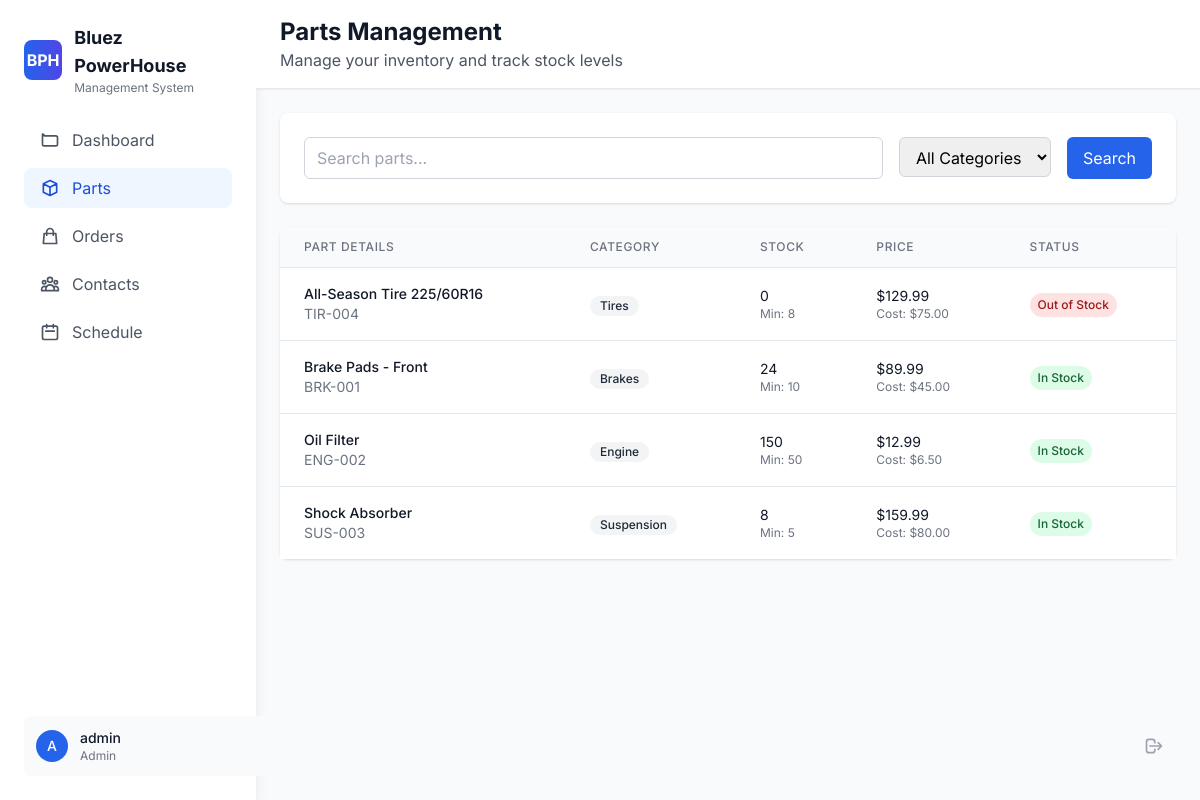
The app's page /parts (signed in) with its own data.
### flask-app/models.py (models this page shows, shortened)
class Part(db.Model):
    __tablename__ = 'parts'
    id = db.Column(db.Integer, primary_key=True)
    part_number = db.Column(db.String(50), unique=True, nullable=False)
    name = db.Column(db.String(200), nullable=False)
    description = db.Column(db.Text)
    category = db.Column(db.String(50))
    price = db.Column(db.Float, default=0.0)
    cost = db.Column(db.Float, default=0.0)
    quantity_in_stock = db.Column(db.Integer, default=0)
    minimum_stock_level = db.Column(db.Integer, default=0)
    location = db.Column(db.String(50))
    is_active = db.Column(db.Boolean, default=True)
    created_at = db.Column(db.DateTime, default=datetime.utcnow)

### flask-app/app.py (the view)
    def decorated_function(*args, **kwargs):
        if 'user_id' not in session:
            flash('Please log in to access this page.', 'warning')
            return redirect(url_for('login'))
        return f(*args, **kwargs)

### flask-app/app.py (called while the page is built)
def login_required(f):
    def decorated_function(*args, **kwargs):
        if 'user_id' not in session:
            flash('Please log in to access this page.', 'warning')
            return redirect(url_for('login'))
        return f(*args, **kwargs)
    decorated_function.__name__ = f.__name__
    return decorated_function

@app.route('/parts')
@login_required
def parts():
    try:
        search = request.args.get('search', '')
        category = request.args.get('category', '')
        query = Part.query.filter_by(is_active=True)
        if search:
            query = query.filter(
                (Part.name.contains(search)) |
                (Part.part_number.contains(search)) |
                (Part.description.contains(search))
            )
        if category:
            query = query.filter_by(category=category)
        parts_list = query.order_by(Part.name).all()
        return render_template('parts.html', parts=parts_list, search=search, category=category)
    except Exception as e:
        logger.error(f"Parts page error: {e}")
        flash('Error loading parts', 'error')
        return render_template('parts.html', parts=[])

### flask-app/templates/parts.html (shortened to what this page needs)
<!DOCTYPE html>
<html lang="en">
<head>
    <script src="https://cdn.tailwindcss.com"></script>
</head>
<body class="bg-gray-50">
    <div class="flex h-screen">
        <div class="w-64 bg-white shadow-lg">
            <div class="p-6">
                <div class="flex items-center">
                    <div class="w-10 h-10 bg-gradient-to-r from-blue-600 to-indigo-600 rounded-lg flex items-center justify-center text-white font-bold">
                        BPH
                    </div>
                    <div class="ml-3">
                        <h1 class="text-lg font-bold text-gray-900">Bluez PowerHouse</h1>
                        <p class="text-xs text-gray-500">Management System</p>
                    </div>
                </div>
            </div>
            <nav class="px-6 pb-6">
                <a href="{{ url_for('dashboard') }}" class="flex items-center px-4 py-2 text-gray-600 hover:bg-gray-50 rounded-lg mb-2">
                    <svg class="w-5 h-5 mr-3" fill="none" stroke="currentColor" viewBox="0 0 24 24">
                        <path stroke-linecap="round" stroke-linejoin="round" stroke-width="2" d="M3 7v10a2 2 0 002 2h14a2 2 0 002-2V9a2 2 0 00-2-2H5a2 2 0 00-2-2z"/>
                    </svg>
                    Dashboard
                </a>
                <a href="{{ url_for('parts') }}" class="flex items-center px-4 py-2 text-blue-700 bg-blue-50 rounded-lg mb-2">
                    <svg class="w-5 h-5 mr-3" fill="none" stroke="currentColor" viewBox="0 0 24 24">
                        <path stroke-linecap="round" stroke-linejoin="round" stroke-width="2" d="M20 7l-8-4-8 4m16 0l-8 4m8-4v10l-8 4m0-10L4 7m8 4v10M4 7v10l8 4"/>
                    </svg>
                    Parts
                </a>
                <a href="{{ url_for('orders') }}" class="flex items-center px-4 py-2 text-gray-600 hover:bg-gray-50 rounded-lg mb-2">
                    <svg class="w-5 h-5 mr-3" fill="none" stroke="currentColor" viewBox="0 0 24 24">
                        <path stroke-linecap="round" stroke-linejoin="round" stroke-width="2" d="M16 11V7a4 4 0 00-8 0v4M5 9h14l1 12H4L5 9z"/>
                    </svg>
                    Orders
                </a>
                <a href="{{ url_for('contacts') }}" class="flex items-center px-4 py-2 text-gray-600 hover:bg-gray-50 rounded-lg mb-2">
                    Contacts
                </a>
                <a href="{{ url_for('schedule') }}" class="flex items-center px-4 py-2 text-gray-600 hover:bg-gray-50 rounded-lg mb-2">
                    <svg class="w-5 h-5 mr-3" fill="none" stroke="currentColor" viewBox="0 0 24 24">
                        <path stroke-linecap="round" stroke-linejoin="round" stroke-width="2" d="M8 7V3m8 4V3m-9 8h10M5 21h14a2 2 0 002-2V7a2 2 0 00-2-2H5a2 2 0 00-2 2v12a2 2 0 002 2z"/>
                    </svg>
                    Schedule
                </a>
            </nav>
            <div class="absolute bottom-6 left-6 right-6">
                <div class="flex items-center p-3 bg-gray-50 rounded-lg">
                    <div class="w-8 h-8 bg-blue-600 rounded-full flex items-center justify-center text-white text-sm font-medium">
                        {{ session.user.username[0].upper() if session.user else 'U' }}
                    </div>
                    <div class="ml-3 flex-1">
                        <p class="text-sm font-medium text-gray-900">{{ session.user.username if session.user else 'User' }}</p>
                        <p class="text-xs text-gray-500">{{ session.user.role.title() if session.user else 'Employee' }}</p>
                    </div>
                    <a href="{{ url_for('logout') }}" class="text-gray-400 hover:text-gray-600">
                        <svg class="w-5 h-5" fill="none" stroke="currentColor" viewBox="0 0 24 24">
                            <path stroke-linecap="round" stroke-linejoin="round" stroke-width="2" d="M17 16l4-4m0 0l-4-4m4 4H7m6 4v1a3 3 0 01-3 3H6a3 3 0 01-3-3V7a3 3 0 013-3h4a3 3 0 013 3v1"/>
                        </svg>
                    </a>
                </div>
            </div>
        </div>
        <div class="flex-1 overflow-y-auto">
            <header class="bg-white shadow-sm border-b px-6 py-4">
                <h1 class="text-2xl font-bold text-gray-900">Parts Management</h1>
                <p class="text-gray-600">Manage your inventory and track stock levels</p>
            </header>
            <main class="p-6">
                <div class="bg-white rounded-lg shadow mb-6">
                    <div class="p-6">
                        <form method="GET" class="flex flex-wrap gap-4">
                            <div class="flex-1 min-w-64">
                                <input
                                    type="text"
                                    name="search"
                                    placeholder="Search parts..."
                                    value="{{ search }}"
                                    class="w-full px-3 py-2 border border-gray-300 rounded-md focus:outline-none focus:ring-2 focus:ring-blue-500 focus:border-blue-500"
                                >
                            </div>
                            <div>
                                <select name="category" class="px-3 py-2 border border-gray-300 rounded-md focus:outline-none focus:ring-2 focus:ring-blue-500 focus:border-blue-500">
                                    <option value="">All Categories</option>
                                </select>
                            </div>
                            <button type="submit" class="px-4 py-2 bg-blue-600 text-white rounded-md hover:bg-blue-700 focus:outline-none focus:ring-2 focus:ring-blue-500">
                                Search
                            </button>
                        </form>
                    </div>
                </div>
                <div class="bg-white rounded-lg shadow">
                    <div class="overflow-x-auto">
                        <table class="min-w-full divide-y divide-gray-200">
                            <thead class="bg-gray-50">
                                <tr>
                                    <th class="px-6 py-3 text-left text-xs font-medium text-gray-500 uppercase tracking-wider">Part Details</th>
                                    <th class="px-6 py-3 text-left text-xs font-medium text-gray-500 uppercase tracking-wider">Category</th>
                                    <th class="px-6 py-3 text-left text-xs font-medium text-gray-500 uppercase tracking-wider">Stock</th>
                                    <th class="px-6 py-3 text-left text-xs font-medium text-gray-500 uppercase tracking-wider">Price</th>
                                    <th class="px-6 py-3 text-left text-xs font-medium text-gray-500 uppercase tracking-wider">Status</th>
                                </tr>
                            </thead>
                            <tbody class="bg-white divide-y divide-gray-200">
                                {% if parts %}
                                    {% for part in parts %}
                                    <tr class="hover:bg-gray-50">
                                        <td class="px-6 py-4">
                                            <div>
                                                <div class="text-sm font-medium text-gray-900">{{ part.name }}</div>
                                                <div class="text-sm text-gray-500">{{ part.part_number }}</div>
                                            </div>
                                        </td>
                                        <td class="px-6 py-4 whitespace-nowrap">
                                            <span class="inline-flex items-center px-2.5 py-0.5 rounded-full text-xs font-medium bg-gray-100 text-gray-800">
                                                {{ part.category or 'Uncategorized' }}
                                            </span>
                                        </td>
                                        <td class="px-6 py-4 whitespace-nowrap">
                                            <div class="text-sm text-gray-900">{{ part.quantity_in_stock or 0 }}</div>
                                            <div class="text-xs text-gray-500">Min: {{ part.minimum_stock_level or 0 }}</div>
                                        </td>
                                        <td class="px-6 py-4 whitespace-nowrap">
                                            <div class="text-sm text-gray-900">${{ "{:,.2f}".format(part.price or 0) }}</div>
                                            {% if part.cost %}
                                            <div class="text-xs text-gray-500">Cost: ${{ "{:,.2f}".format(part.cost) }}</div>
                                            {% endif %}
                                        </td>
                                        <td class="px-6 py-4 whitespace-nowrap">
                                            {% if part.quantity_in_stock == 0 %}
                                                <span class="inline-flex items-center px-2 py-1 rounded-full text-xs font-medium bg-red-100 text-red-800">
                                                    Out of Stock
                                                </span>
                                            {% elif part.quantity_in_stock <= (part.minimum_stock_level or 0) %}
                                                <span class="inline-flex items-center px-2 py-1 rounded-full text-xs font-medium bg-yellow-100 text-yellow-800">
                                                    Low Stock
                                                </span>
                                            {% else %}
                                                <span class="inline-flex items-center px-2 py-1 rounded-full text-xs font-medium bg-green-100 text-green-800">
                                                    In Stock
                                                </span>
                                            {% endif %}
                                        </td>
                                    </tr>
                                    {% endfor %}
                                {% endif %}
                            </tbody>
                        </table>
                    </div>
                </div>
            </main>
        </div>
    </div>
</body>
</html>

### flask-app/templates/parts.html (style rules this page uses)
body { font-family: 'Inter', system-ui, sans-serif; }

### records on screen
Part: name "All-Season Tire 225/60R16", part_number "TIR-004", category "Tires", quantity_in_stock "0", minimum_stock_level "8", price "129.99", cost "75.00", shows "Out of Stock"
Part: name "Brake Pads - Front", part_number "BRK-001", category "Brakes", quantity_in_stock "24", minimum_stock_level "10", price "89.99", cost "45.00", shows "In Stock"
Part: name "Oil Filter", part_number "ENG-002", category "Engine", quantity_in_stock "150", minimum_stock_level "50", price "12.99", cost "6.50", shows "In Stock"
Part: name "Shock Absorber", part_number "SUS-003", category "Suspension", quantity_in_stock "8", minimum_stock_level "5", price "159.99", cost "80.00", shows "In Stock"

### other values on screen
{{ session.user.username[0].upper() if session.user else 'U' }} "A"
{{ session.user.username if session.user else 'User' }} "admin"
{{ session.user.role.title() if session.user else 'Employee' }} "Admin"
